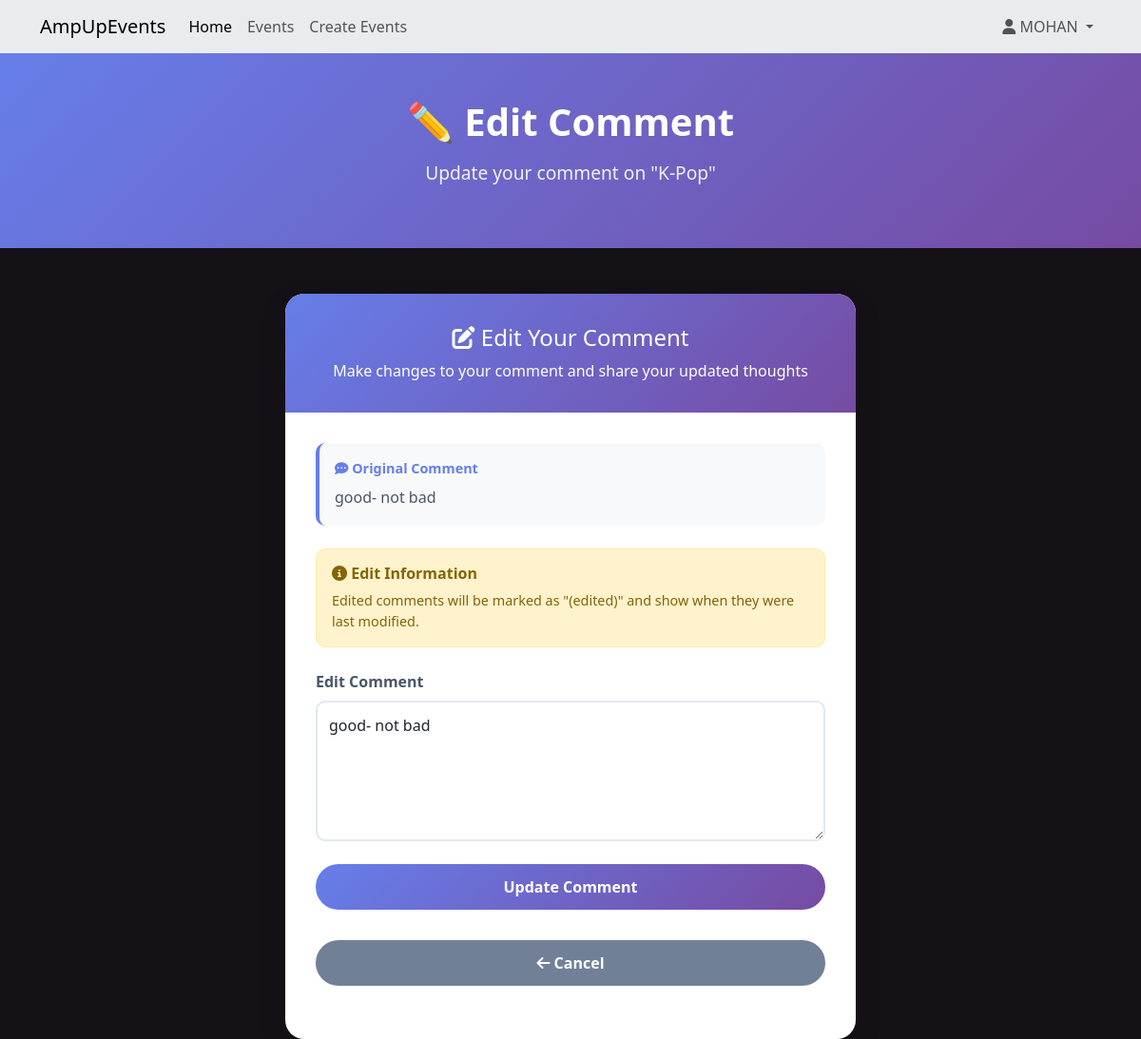
The app's page /events/1/comment/1/edit (signed in) with its own data.
### website/models.py (models this page shows, shortened)
class User(db.Model, UserMixin):
    __tablename__ = 'users'
    id = db.Column(db.Integer, primary_key=True)  # Unique identifier for the user.
    firstName = db.Column(db.String(100), index=True, unique=False, nullable=False)  # User's first name, indexed for faster searches
    surname = db.Column(db.String(100), index=True, unique=False, nullable=False)  # User's surname, indexed
    email = db.Column(db.String(100), index=True, nullable=False, unique=True)  # User's email, must be unique
    mobileNumber = db.Column(db.String(15), index=True, nullable=False, unique=True)  # User's mobile number, must be unique
    streetAddress = db.Column(db.String(150), index=True, nullable=False)  # User's street address
    password_hash = db.Column(db.String(255), nullable=False)  # Hashed password for security
    role = db.Column(db.String(20), default='attendee')  # User role, defaults to 'attendee' (e.g., 'creator', 'admin')
    created_at = db.Column(db.DateTime, default=datetime.now)  # Timestamp for when the user was created
    updated_at = db.Column(db.DateTime, default=datetime.now, onupdate=datetime.now)  # Timestamp for the last update
    comments = db.relationship('Comment', backref='user', lazy='dynamic') # lazy='dynamic': https://docs.sqlalchemy.org/en/20/orm/queryguide/relationships.html
    bookings = db.relationship('Booking', backref='user', lazy='dynamic')
    events_created = db.relationship('Event', foreign_keys='Event.created_by', backref='creator_user', lazy='dynamic')

class Event(db.Model):
    __tablename__ = 'events'
    id = db.Column(db.Integer, primary_key=True)  # Unique identifier for the event
    name = db.Column(db.String(120), index=True, nullable=False)  # Event name
    description = db.Column(db.Text, nullable=True)  # Optional detailed description of the event
    image_filename = db.Column(db.String(255), nullable=True)  # Filename of the event's image
    start_datetime = db.Column(db.DateTime, nullable=False)  # Combined start date and time for the event
    location = db.Column(db.String(100), nullable=False)  # General location of the event
    venue = db.Column(db.String(100), nullable=True)  # Specific venue name, optional
    genre_id = db.Column(db.Integer, db.ForeignKey('genres.id'), nullable=False)  # Reference to Genre table
    artist_info = db.Column(db.Text, nullable=True) # Information about the artist(s)
    status = db.Column(db.String(20), default='Open', nullable=False)  # Current status of the event (e.g., Open, Cancelled)
    age_limit = db.Column(db.Integer, nullable=True)
    length = db.Column(db.String(50), nullable=True)
    policies = db.Column(db.Text, nullable=True)
    facebook = db.Column(db.String(255), nullable=True)
    instagram = db.Column(db.String(255), nullable=True)
    twitter = db.Column(db.String(255), nullable=True)
    created_at = db.Column(db.DateTime, default=datetime.now)
    updated_at = db.Column(db.DateTime, default=datetime.now, onupdate=datetime.now)
    created_by = db.Column(db.Integer, db.ForeignKey('users.id'), nullable=False)
    ticket_types = db.relationship('ticket_type', backref='event', lazy='dynamic', cascade="all, delete-orphan") # cascade="all, delete-orphan": https://docs.sqlalchemy.org/en/20/orm/cascades.html
    comments = db.relationship('Comment', backref='event', lazy='dynamic', cascade="all, delete-orphan")
    bookings = db.relationship('Booking', backref='event', lazy='dynamic', cascade="all, delete-orphan")

class Comment(db.Model):
    __tablename__ = 'comments'
    id = db.Column(db.Integer, primary_key=True) # Unique identifier for the comment
    text = db.Column(db.String(400), nullable=False)  # The content of the comment
    created_at = db.Column(db.DateTime, default=datetime.now)  # Timestamp of comment creation
    edited_at = db.Column(db.DateTime, nullable=True)  # Timestamp if the comment is edited
    is_edited = db.Column(db.Boolean, default=False)  # Flag to indicate if the comment has been edited
    user_id = db.Column(db.Integer, db.ForeignKey('users.id'), nullable=False)  # Link to the User who made the comment
    event_id = db.Column(db.Integer, db.ForeignKey('events.id'), nullable=False) # Link to the Event being commented on

### website/events.py (the view, shortened to what this page needs)
@eventbp.route('/<int:event_id>/comment/<int:comment_id>/edit', methods=['GET', 'POST'])
@login_required
def edit_comment(event_id, comment_id):
    comment = db.session.query(Comment).filter_by(id=comment_id).first_or_404()
    event = db.session.query(Event).filter_by(id=event_id).first_or_404()
    if comment.user_id != current_user.id:
        flash('You can only edit your own comments.', 'danger')
        return redirect(url_for('event.details', id=event_id))
    form = EditCommentForm()
    if request.method == 'GET':
        form.text.data = comment.text
    return render_template('events/edit_comment.html', form=form, comment=comment, event=event)

### website/forms.py (shortened to what this page needs)
class EditCommentForm(FlaskForm):
    text = TextAreaField('Edit Comment', validators=[
        InputRequired('Please enter a comment'),
        Length(min=1, max=400, message='Comment must be between 1 and 400 characters')
    ])
    submit = SubmitField('Update Comment')

### website/templates/events/edit_comment.html (shortened to what this page needs)
{% extends 'base.html' %}
{% block head %}
    <link rel="stylesheet" href="{{ url_for('static', filename='style/edit_comment.css') }}">
{% endblock %}
{% block content %}
<div class="edit-comment-hero">
    <div class="container">
        <div class="text-center">
            <h1 class="hero-title">✏️ Edit Comment</h1>
            <p class="hero-subtitle">Update your comment on "{{ event.name }}"</p>
        </div>
    </div>
</div>
<div class="container">
    <div class="edit-comment-card">
        <div class="card-header">
            <h4><i class="fas fa-edit"></i> Edit Your Comment</h4>
            <p class="mb-0">Make changes to your comment and share your updated thoughts</p>
        </div>
        <div class="card-body">
            <div class="original-comment">
                <div class="original-comment-label">
                    <i class="fas fa-comment-dots"></i> Original Comment
                </div>
                <p class="original-comment-text">{{ comment.text }}</p>
            </div>
            <div class="edit-info">
                <h6><i class="fas fa-info-circle"></i> Edit Information</h6>
                <p>Edited comments will be marked as "(edited)" and show when they were last modified.</p>
            </div>
            <form method="POST">
                <div class="form-group">
                    {{ form.text.label(class="form-label") }}
                    {{ form.text(class="form-control", rows="5") }}
                </div>
                <div class="form-group">
                    {{ form.submit(class="btn btn-update-comment") }}
                </div>
                <div class="form-group">
                    <a href="{{ url_for('event.details', id=event.id) }}" class="btn btn-cancel">
                        <i class="fas fa-arrow-left"></i> Cancel
                    </a>
                </div>
            </form>
        </div>
    </div>
</div>
{% endblock %}

### website/templates/base.html (shortened to what this page needs)
<html>
<head>
    <link href="https://cdn.jsdelivr.net/npm/bootstrap@5.3.2/dist/css/bootstrap.min.css" rel="stylesheet"
>
    <link rel="stylesheet" href="https://cdnjs.cloudflare.com/ajax/libs/font-awesome/6.4.0/css/all.min.css">
    {% block head %}
    {% endblock %}
</head>
<body style="background-color: #141117;">
    <header>
        <nav class="navbar navbar-expand-lg navbar-light bg-body-secondary">
            <div class="container">
                <a class="navbar-brand" href="/">AmpUpEvents</a>
                <div class="collapse navbar-collapse" id="navbarSupportedContent">
                    <div class="navbar-nav me-auto">
                        <a class="nav-item nav-link active" aria-current="page" href="/">Home</a>
                        <a class="nav-item nav-link" href="{{ url_for('event.allevents') }}">Events</a>
                        {% if current_user.is_authenticated %}
                            <a class="nav-item nav-link" href="{{ url_for('event.create') }}">Create Events</a>
                        {% endif %}
                    </div>
                    <div class="navbar-nav ms-auto">
                        {% if current_user.is_authenticated %}
                        <div class="nav-item dropdown">
                            <a class="nav-link dropdown-toggle" href="#" role="button" data-bs-toggle="dropdown" aria-expanded="false">
                                <i class="fas fa-user"></i> {{current_user.firstName}}
                            </a>
                        </div>
                        {% else %}
                        <a class="nav-item nav-link me-3" href="{{ url_for('auth.register') }}">Register</a>
                        <a class="nav-item nav-link" href="{{ url_for('auth.login') }}">Login</a>
                        {% endif %}
                    </div>
                </div>
            </div>
        </nav>
    </header>
    {% block content %}
    {% endblock %}
</body>
</html>

### website/static/style/edit_comment.css (style rules this page uses)
.edit-comment-hero { background: linear-gradient(135deg, #667eea 0%, #764ba2 100%); color: white; padding: 3rem 0; margin-bottom: 3rem; }
.hero-title { font-size: 2.5rem; font-weight: 800; margin-bottom: 1rem; }
.hero-subtitle { font-size: 1.2rem; opacity: 0.9; }
.edit-comment-card { background: white; border-radius: 20px; box-shadow: 0 10px 30px rgba(0, 0, 0, 0.1); overflow: hidden; max-width: 600px; margin: 0 auto; }
.card-header { background: linear-gradient(135deg, #667eea, #764ba2); color: white; padding: 2rem; text-align: center; }
.card-body { padding: 2rem; }
.original-comment { background: #f8f9fa; border-left: 4px solid #667eea; border-radius: 10px; padding: 1rem; margin-bottom: 1.5rem; }
.original-comment-label { color: #667eea; font-weight: 600; font-size: 0.9rem; margin-bottom: 0.5rem; }
.original-comment-text { color: #4a5568; line-height: 1.6; margin: 0; }
.form-group { margin-bottom: 1.5rem; }
.form-group label { color: #4a5568; font-weight: 600; margin-bottom: 0.5rem; display: block; }
.form-control { border-radius: 10px; border: 2px solid #e2e8f0; padding: 0.75rem; transition: all 0.3s ease; width: 100%; resize: vertical; }
.btn-update-comment { background: linear-gradient(135deg, #667eea, #764ba2); border: none; border-radius: 25px; padding: 0.75rem 2rem; font-weight: 600; color: white; transition: all 0.3s ease; width: 100%; }
.btn-cancel { background: #718096; border: none; border-radius: 25px; padding: 0.75rem 2rem; font-weight: 600; color: white; transition: all 0.3s ease; width: 100%; margin-top: 0.5rem; }
.edit-info { background: #fff3cd; border: 1px solid #ffeaa7; border-radius: 10px; padding: 1rem; margin-bottom: 1.5rem; }
.edit-info h6 { color: #856404; font-weight: 600; margin-bottom: 0.5rem; }
.edit-info p { color: #856404; font-size: 0.9rem; margin: 0; }

### records on screen
User: firstName "MOHAN"
Event: name "K-Pop"
Comment: text "good- not bad"
